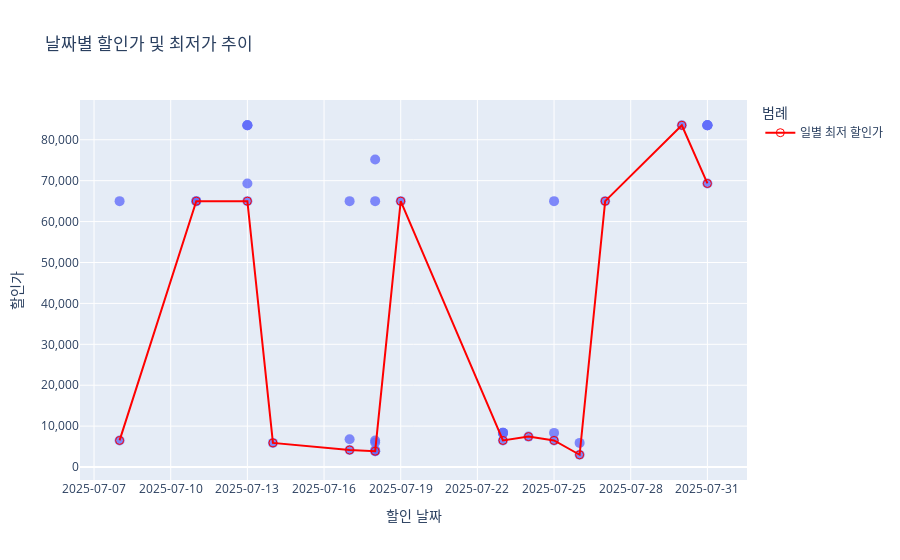

Notebook code cell kept with this figure:
### Code cell
game_data = pd.read_csv('data/data_csv/sid-meiers-civilization-vi.csv')
visualize(game_data)

### Figure 1 — Plotly figure (JSON) as saved in the notebook; plotly's stock layout.template omitted (floating-point values rounded to 4 significant figures)
{"data": [{"hovertemplate": "<b>%{hovertext}</b><br><br>할인 시작 날짜=%{x}<br>할인가 (원)=%{y:,}<extra></extra>", "hovertext": ["AllYouPlay", "GameBillet", "IndieGala Store", "GameBillet", "Humble Store", "Noctre", "GamersGate", "GreenManGaming", "GreenManGaming", "GamersGate", "GamersGate", "Humble Store", "GameBillet", "IndieGala Store", "GameBillet", "GamersGate", "Noctre", "AllYouPlay", "GreenManGaming", "2game", "WinGameStore", "MacGameStore", "WinGameStore", "Humble Store", "GamesPlanet US", "Epic Game Store", "MacGameStore", "Dreamgame", "Microsoft Store", "GreenManGaming", "AllYouPlay", "GameBillet", "Fanatical", "GamersGate", "Noctre", "GreenManGaming", "Steam", "Dreamgame", "Dreamgame"], "legendgroup": "", "marker": {"color": "#636efa", "opacity": 0.8, "size": 10, "symbol": "circle"}, "mode": "markers", "name": "", "orientation": "v", "showlegend": false, "type": "scatter", "x": ["2025-07-31T00:00:00", "2025-07-31T00:00:00", "2025-07-31T00:00:00", "2025-07-31T00:00:00", "2025-07-31T00:00:00", "2025-07-30T00:00:00", "2025-07-27T00:00:00", "2025-07-26T00:00:00", "2025-07-26T00:00:00", "2025-07-25T00:00:00", "2025-07-25T00:00:00", "2025-07-25T00:00:00", "2025-07-24T00:00:00", "2025-07-23T00:00:00", "2025-07-23T00:00:00", "2025-07-23T00:00:00", "2025-07-23T00:00:00", "2025-07-23T00:00:00", "2025-07-19T00:00:00", "2025-07-18T00:00:00", "2025-07-18T00:00:00", "2025-07-18T00:00:00", "2025-07-18T00:00:00", "2025-07-18T00:00:00", "2025-07-18T00:00:00", "2025-07-18T00:00:00", "2025-07-17T00:00:00", "2025-07-17T00:00:00", "2025-07-17T00:00:00", "2025-07-14T00:00:00", "2025-07-13T00:00:00", "2025-07-13T00:00:00", "2025-07-13T00:00:00", "2025-07-13T00:00:00", "2025-07-13T00:00:00", "2025-07-11T00:00:00", "2025-07-11T00:00:00", "2025-07-08T00:00:00", "2025-07-08T00:00:00"], "xaxis": "x", "y": [83552, 69318, 83552, 83552, 83552, 83552, 65000, 3000, 5900, 6500, 65000, 8343, 7437, 8343, 8357, 6500, 8287, 8357, 65000, 65000, 3872, 3872, 5975, 4164, 75195, 6500, 4164, 65000, 6800, 5900, 83552, 69318, 83552, 65000, 83552, 65000, 65000, 6500, 65000], "yaxis": "y"}, {"hovertemplate": "<b>날짜:</b> %{x|%Y-%m-%d}<br><b>최저 할인가:</b> %{y:,}원<extra></extra>", "line": {"color": "red", "width": 2}, "marker": {"color": "red", "size": 8, "symbol": "circle-open"}, "mode": "lines+markers", "name": "일별 최저 할인가", "type": "scatter", "x": ["2025-07-08T00:00:00", "2025-07-11T00:00:00", "2025-07-13T00:00:00", "2025-07-14T00:00:00", "2025-07-17T00:00:00", "2025-07-18T00:00:00", "2025-07-19T00:00:00", "2025-07-23T00:00:00", "2025-07-24T00:00:00", "2025-07-25T00:00:00", "2025-07-26T00:00:00", "2025-07-27T00:00:00", "2025-07-30T00:00:00", "2025-07-31T00:00:00"], "y": [6500, 65000, 65000, 5900, 4164, 3872, 65000, 6500, 7437, 6500, 3000, 65000, 83552, 69318]}], "layout": {"legend": {"title": {"text": "범례"}, "tracegroupgap": 0}, "title": {"text": "날짜별 할인가 및 최저가 추이"}, "xaxis": {"anchor": "y", "domain": [0, 1], "tickformat": "%Y-%m-%d", "title": {"text": "할인 날짜"}}, "yaxis": {"anchor": "x", "domain": [0, 1], "tickformat": ",", "title": {"text": "할인가"}}}}
